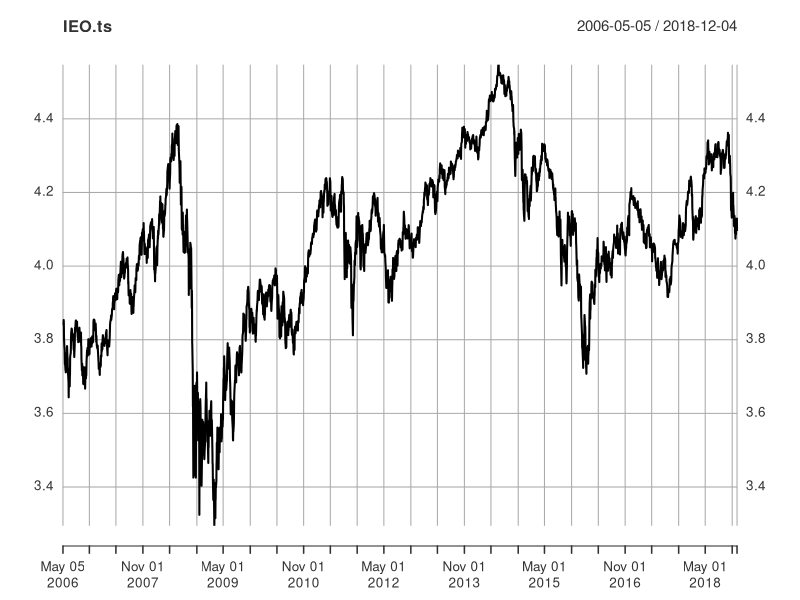
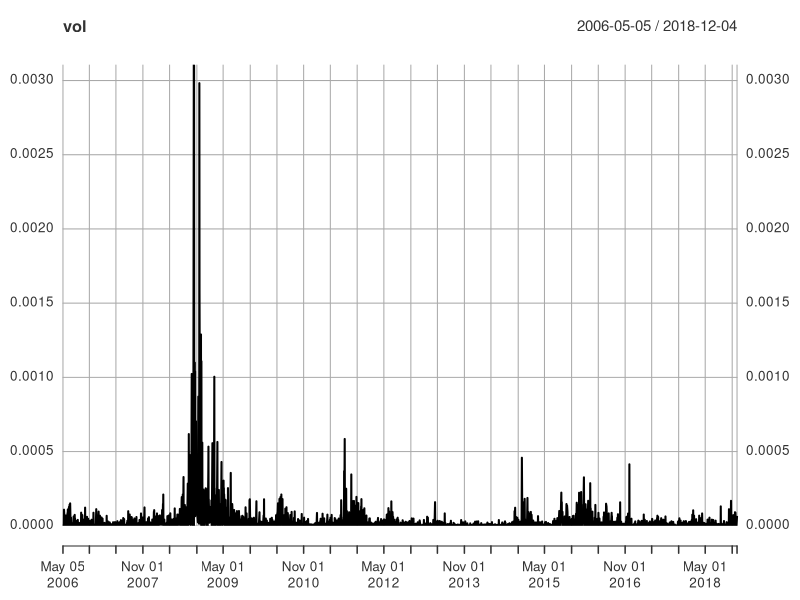
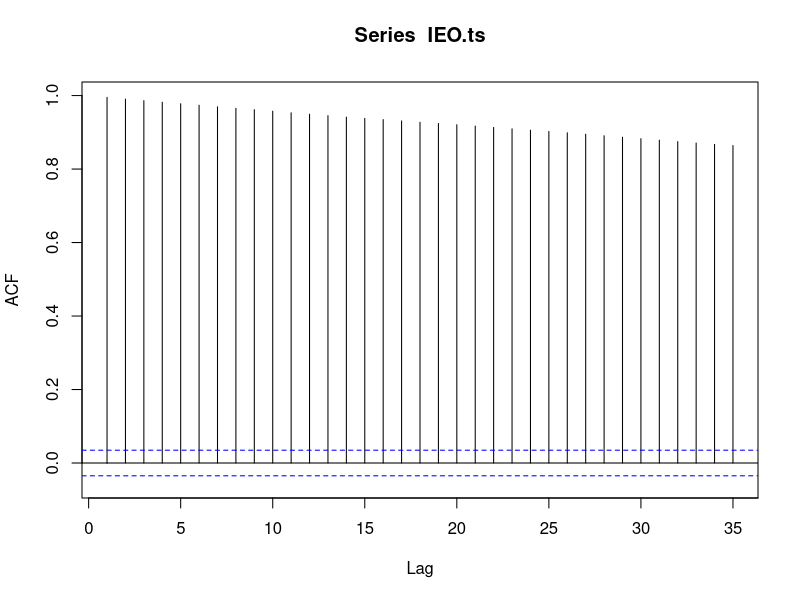
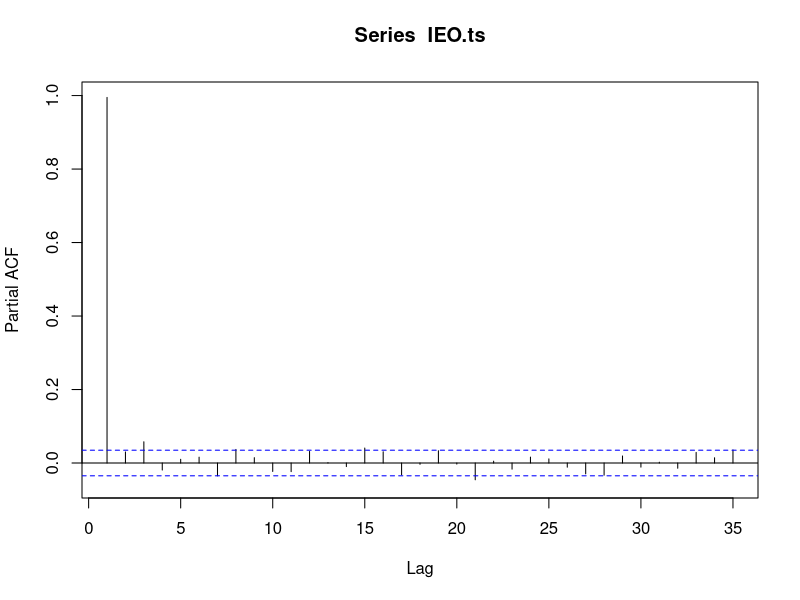
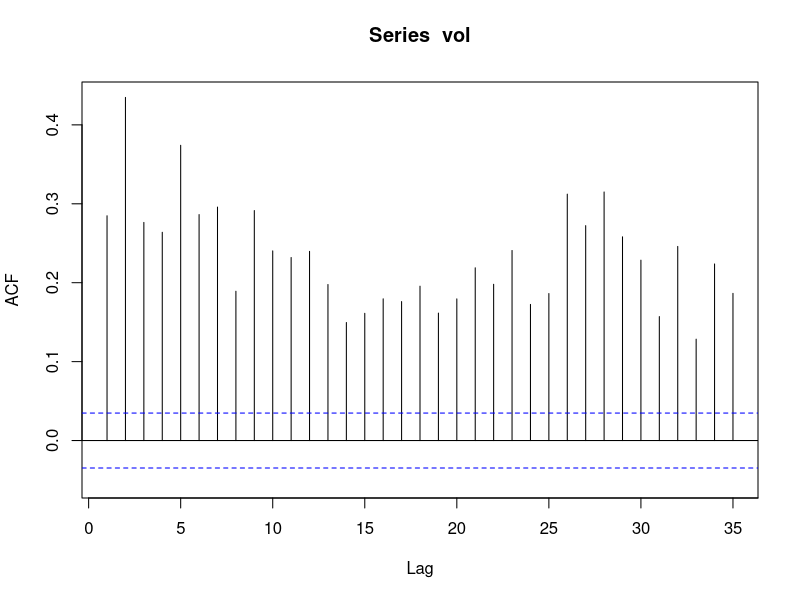
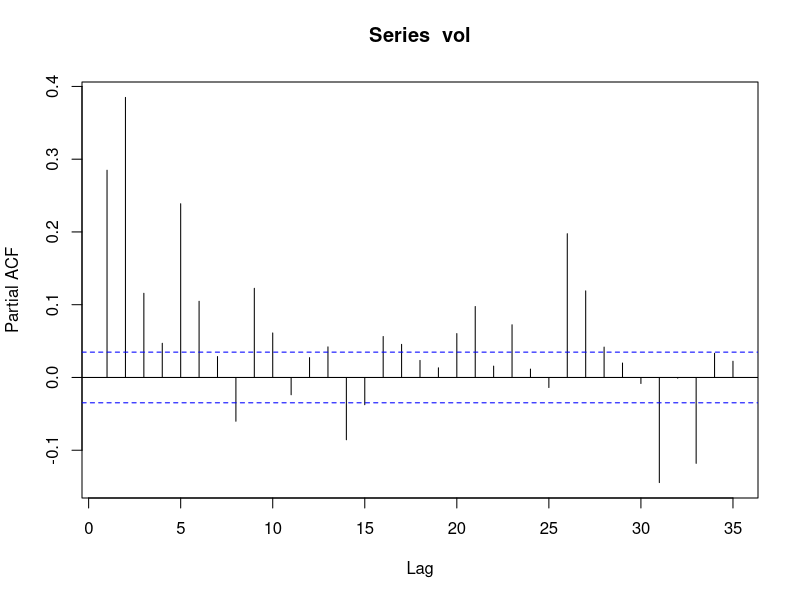
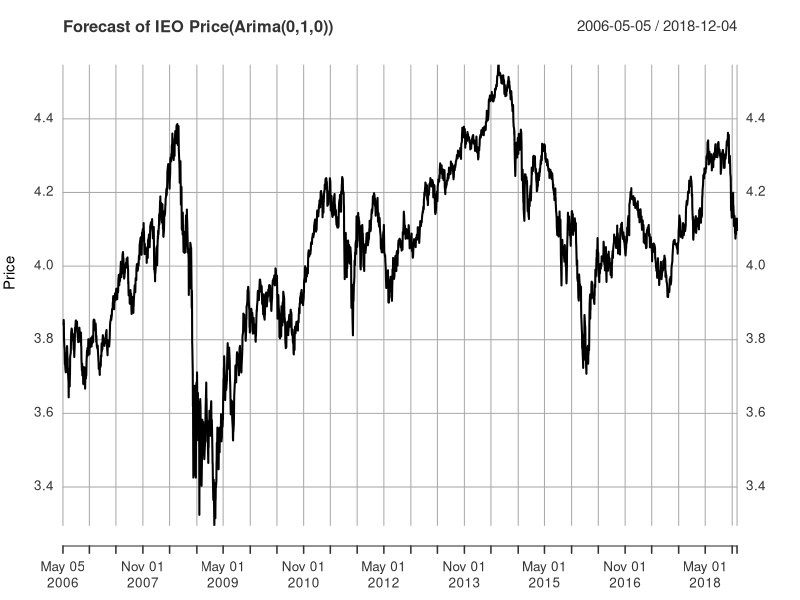
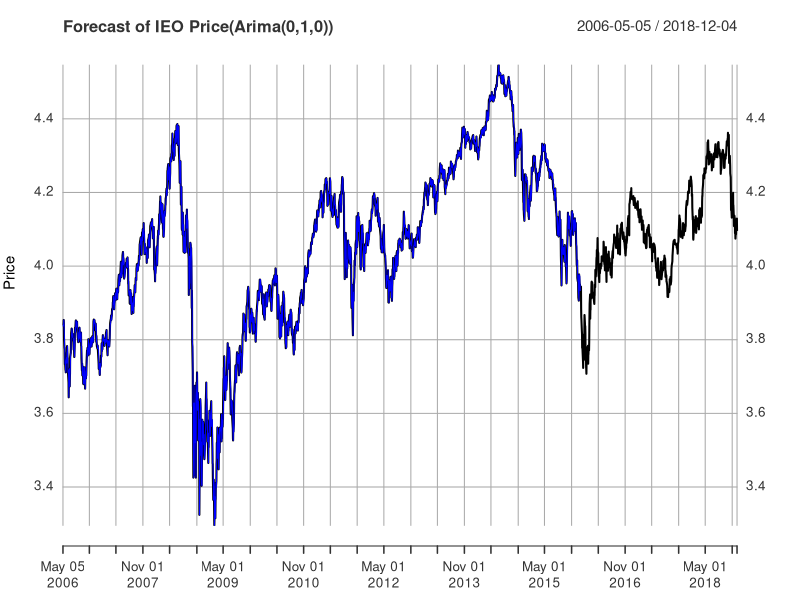

Write the R code that produced these figures, in order. (Note: this script raises an error after producing the figures.)
## ---- chunk 1
library(forecast)
library(zoo)
library(xts)
library(urca)

#IEO<-read.csv("~/Documents/Fall 2018/Forecasting/R Codes/Data Sets/IEO.csv")
IEO<-read.csv("IEO.csv")
IEO.ts <- xts(log(IEO$Adj.Close), as.Date(IEO$Date))
vol <- (diff(log(IEO.ts)))^2
plot(IEO.ts)
plot(vol)
Acf(IEO.ts)
Pacf(IEO.ts)
Acf(vol)
Pacf(vol)

train.ts <- window(IEO.ts, end = "2015-12-31")
valid.ts <- window(IEO.ts, start = "2016-01-01")
ntrain <- length(train.ts)
nvalid <- length(valid.ts)

#DF Test on Whole Data Set
df.test <- ur.df(IEO.ts,type="trend",selectlags="BIC")
print(summary(df.test))
sum <- summary(df.test)
teststat <- sum@teststat[3]
# critical value at 5 percent
critical <- sum@cval[3,2]
abs(critical)<abs(teststat) #Not reject null, series has unit root

# Arima Forecast
ArimaMod <- auto.arima(train.ts, d=1, ic="bic", seasonal = FALSE)
summary(ArimaMod)
fcast_Arima<- Arima(valid.ts, model = ArimaMod)
fcast_fitted_Arima <- xts(fcast_Arima$fitted, as.Date(IEO$Date[(ntrain+1):(ntrain+nvalid)]))
mod_fitted_Arima <- xts(ArimaMod$fitted, as.Date(IEO$Date[1:ntrain]))

print(accuracy(ArimaMod))
print(accuracy(fcast_Arima$fitted, valid.ts))

plot(IEO.ts, ylab="Price",xlab="Time",bty="l",main="Forecast of IEO Price(Arima(0,1,0))", flty=2)
lines(mod_fitted_Arima, lwd=1,col="blue")
lines(fcast_fitted_Arima, lwd=1,col="green")
## ---- chunk 2
# Exponential Filter Forecast
# First, estimate addiive trend filter
filter.mod <- ets(train.ts, model = "AAN")
# Now, build forecasts for validation periods (uses no data there)
filter.pred <- forecast(filter.mod, h = nvalid)
# Now, build one step ahead forecasts for validation data, using estimated model
filter.onestep <- ets(valid.ts, model = filter.mod)
filter.pred.fitted <- xts(filter.pred$fitted, as.Date(IEO$Date[1:ntrain]))
filter.onestep.fitted <- xts(filter.onestep$fitted, as.Date(IEO$Date[(ntrain + 1):(ntrain + nvalid)]))
# plot all the results
plot(IEO.ts, main = "Filter Forecast (with trend)")
lines(filter.pred.fitted, lwd = 1,col="blue", lty = 2)
lines(filter.onestep.fitted,lwd = 1, col="green", lty = 2)
# check accuracy
print(accuracy(filter.pred, valid.ts))
print(accuracy(filter.onestep$fitted, valid.ts))
## ---- chunk 3
# Naive Forecast
nALL <- length(IEO.ts)
naiveFcast.ts <- lag(IEO.ts, 1)
naiveTrain.ts <- window(naiveFcast.ts, end=("2015-12-31"))
naiveValid.ts <- window(naiveFcast.ts, start =("2016-01-01"))
# plot
plot(IEO.ts, main = 'Naive Forecast')
lines(naiveTrain.ts,col = "blue")
lines(naiveValid.ts, col = "green")
# RMSE
naive.train.res <- naiveTrain.ts-train.ts
naive.valid.res <- naiveValid.ts-valid.ts
(rmse_train <- sqrt(mean((naive.train.res)^2, na.rm =TRUE)))
(rmse_valid <- sqrt(mean((naive.valid.res)^2, na.rm =TRUE)))
## ---- chunk 4
# perform some Diebold/Mariano tests
print("Diebold/Mariano ARIMA versus Naive")
print(dm.test(residuals(fcast_Arima),naive.valid.res))

print("Diebold/Mariano Exponential Filter versus Naive")
print(dm.test(residuals(filter.onestep),naive.valid.res))

print("Diebold/Mariano ARIMA versus Exponential Filter")
print(dm.test(residuals(fcast_Arima),residuals(filter.onestep)))
## ---- chunk 5
#AGG ETF
AGG<-read.csv("AGG.csv")
Return<-diff(log(AGG$Adj.Close))
head(Return)
Date<-AGG[-1,1]
bond.ts <- zoo(Return,as.Date(Date))
bond.ts <- window(bond.ts,start=as.Date("2016-01-01"))
gepmetirc_return<-prod(1+as.vector(bond.ts))-1
gepmetirc_return
sd(Return)
length(bond.ts)
## ---- chunk 6
#Volality
#IEO ETF
IEO<-read.csv("IEO.csv")
IEO.ts <- xts(IEO$Adj.Close, as.Date(IEO$Date))
rsp <- diff(log(IEO.ts))
rsp<-rsp[-1,]
head(rsp)

train.ts <- window(rsp, end = "2015-12-31")
valid.ts <- window(rsp, start = "2016-01-01")
ntrain <- length(train.ts)
nvalid <- length(valid.ts)
#GARCH Model in Training set
spec <- ugarchspec(variance.model=list(model="sGARCH",garchOrder=c(1,1)),
                   mean.model=list(include.mean=T,armaOrder=c(0,0)))
fittrain <- ugarchfit(spec = spec, data=train.ts)
resid.ts  <- residuals(fittrain)
#Forecasting Volatility in Validation set
setfixed(spec) <- as.list(coef(fittrain))
ugarchfilter <- ugarchfilter(spec=spec,data=valid.ts)
garchVolvalid.ts <- zoo(sigma(ugarchfilter))
mean(garchVolvalid.ts)
garchVolvalid.ts<-garchVolvalid.ts[-1,]
plot(garchVolvalid.ts)
length(garchVolvalid.ts)

#Build Strategy
#set for 10 percent annual standard deviation
target<-0.01
weight <- target/garchVolvalid.ts
weight
weight[weight$x>1]=1
weight
length(weight)
# constant portfolio benchmark
mweight <- mean(weight)

# dynamic daily portfolio 
IEO_return<-diff(fcast_Arima$fitted)
IEO_return
gepmetirc_return<-prod(1+as.vector(IEO_return))-1
length(IEO_return)
pret  <-  as.vector(IEO_return*weight)  + as.vector(bond.ts*(1-weight))
pretConstant <-  as.vector(IEO_return)*mweight  + as.vector(bond.ts)*(1-mweight)
pretEquity   <- as.vector(IEO_return)

# Volatility for portfolios (adjust for days of the month)
pstd  <-  as.vector(garchVolvalid.ts*weight)
pstdConstant <-  as.vector(garchVolvalid.ts)*mweight
pstdEquity   <- as.vector(garchVolvalid.ts)

# Look at the variability of returns around volatility targets
print("Standard deviations and sd(standard deviations)")
print(cbind(mean(pstd),sd(pstd)))
print(cbind(mean(pstdConstant),sd(pstdConstant)))
print(cbind(mean(pstdEquity),sd(pstdEquity)))
 
# General mean and return for returns (annualized)           
print("mean and standard deviations for returns (annualized)") 
print(cbind(mean(pret),sd(pretConstant)))
print(cbind(mean(pretConstant),sd(pretConstant)))
print(cbind(mean(pretEquity),sd(pretEquity)))

# Sharpe ratios
print("Sharpe ratios (annualized)")
print( (12*mean(pret)-mean(as.vector(bond.ts)))/( sqrt(12)*sd(pret)))
print( (12*mean(pretConstant)-mean(as.vector(bond.ts)))/( sqrt(12)*sd(pretConstant)))       
print( (12*mean(pretEquity)-mean(as.vector(bond.ts)))/( sqrt(12)*sd(pretEquity)))       
